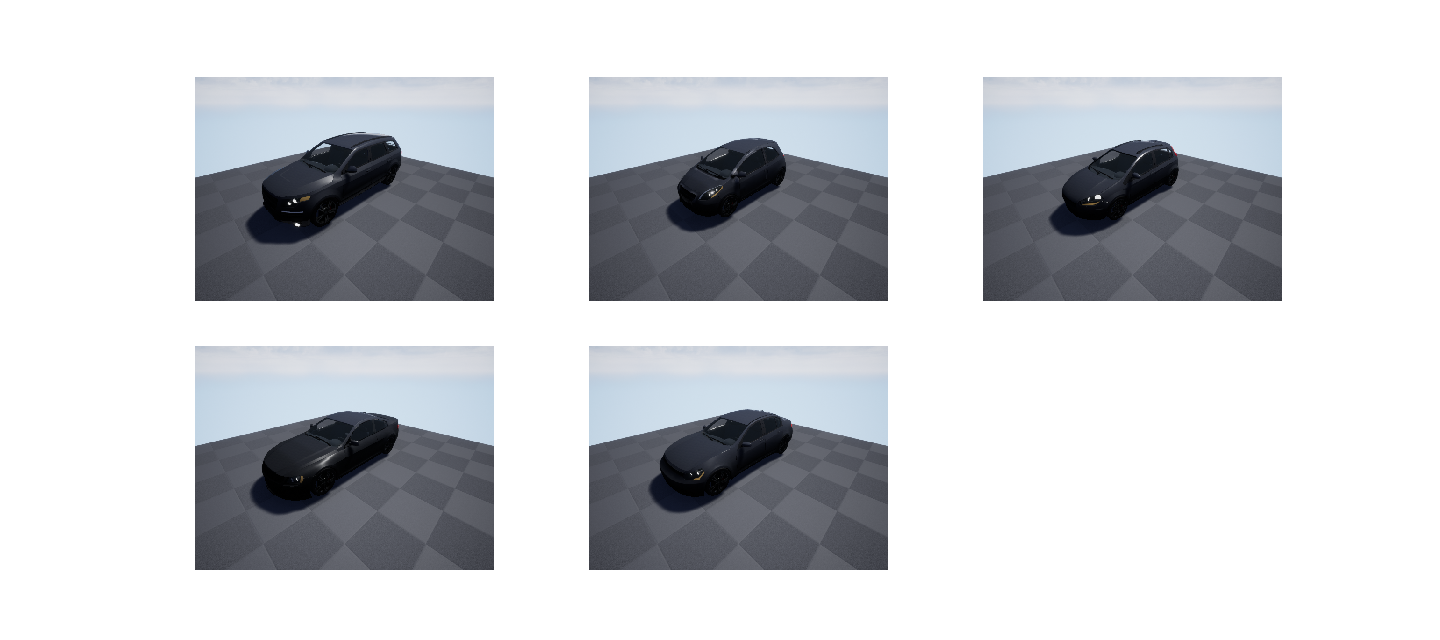

The script that saved this image:
import unrealcv
from unrealcv_util import UnrealcvUtil
import ipynb_util

client = unrealcv.Client(('localhost', 9000))
client.connect()
util = UnrealcvUtil(client)

util.DEBUG = False
util.clear()

ims = []
obj_id = 'demo_car'
util.make_demo_car(obj_id)
client.request('vset /object/{obj_id}/location 0 0 60'.format(**locals()))

for mesh_id in ['suv', 'hybrid', 'hatchback', 'sedan2door', 'sedan4door']:
    client.request('vset /car/{obj_id}/mesh/id {mesh_id}'.format(**locals()))
    ims.append(util.get_im())

fig = ipynb_util.imshow_grid(ims, 3)
fig.savefig('car_ue.png')